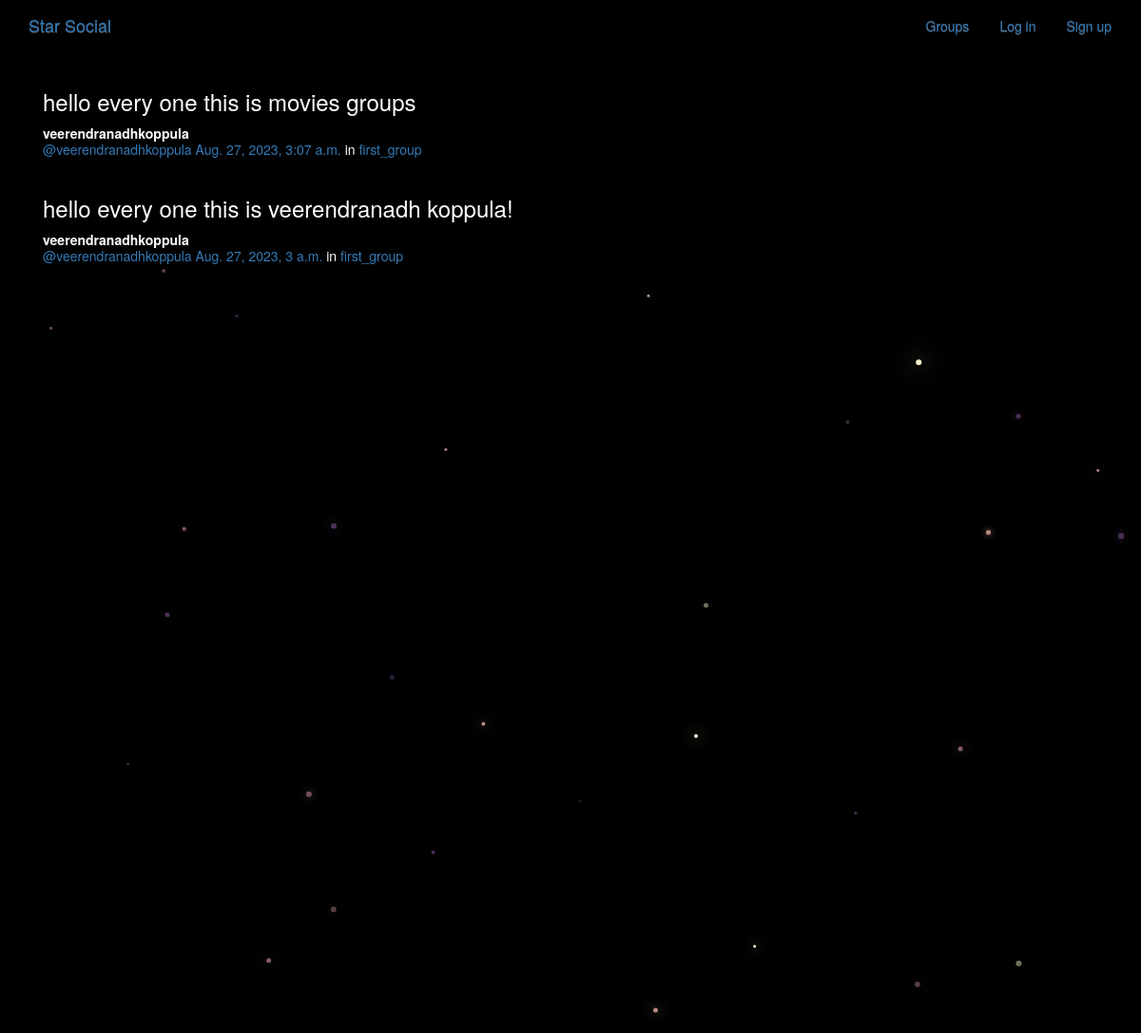
/posts/, run on the app's committed database.
### posts/models.py (models this page shows, shortened)
class Post(models.Model):
    user = models.ForeignKey(User,related_name='posts',on_delete=models.CASCADE)
    created_at = models.DateTimeField(auto_now=True)
    message = models.TextField()
    message_html = models.TextField(editable=False)
    group = models.ForeignKey(Group,related_name='posts',null=True,blank=True,on_delete=models.CASCADE)
    class Meta:
        ordering = ['-created_at']
        unique_together = ['user','message']

### groups/models.py (models this page shows, shortened)
class Group(models.Model):
    name = models.CharField(max_length=255, unique=True)
    slug = models.SlugField(allow_unicode=True, unique=True)
    description = models.TextField(blank=True, default='')
    description_html = models.TextField(editable=False, default='', blank=True)
    members = models.ManyToManyField(User,through="GroupMember")
    class Meta:
        ordering = ["name"]

### posts/views.py (the view)
# urls.py: path('', views.PostList.as_view(), name='all'),
class PostList(generic.ListView):
    model = models.Post
    template_name = "posts/post_list.html"

### posts/templates/posts/post_list.html (shortened to what this page needs)
{% extends "posts/post_base.html" %}
{% load humanize %}
{% block post_content %}
<div class="col-md-8">
	{% for post in post_list %}
  {% include "posts/_post.html" %}
	{% endfor %}
</div>
{% endblock %}

### posts/templates/posts/_post.html (shortened to what this page needs)
<div class="post media">
	<h3>{{ post.message_html|safe }}</h3>
	<div class="media-body">
		<strong>{{ post.user.username }}</strong>
		<h5 class="media-heading">
			<span class="username"><a href="{% url 'posts:for_user' username=post.user.username %}">@{{ post.user.username }}</a></span>
			<time class="time"><a href="{% url 'posts:single' username=post.user.username pk=post.pk %}">{{ post.created_at }}</a></time>
			{% if post.group %}
			<span class="group-name">in <a href="#">{{ post.group.name }}</a></span>
			{% endif %}
		</h5>
	</div>
</div>

### static/simplesocial/css/master.css (style rules this page uses)
body { margin: 0; overflow: hidden; background-color: black; color:white; }

### data on the page
Post: message_html "hello every one this is movies groups", user.username "veerendranadhkoppula", created_at "Aug. 27, 2023, 3:07 a.m.", group.name "first_group"
Post: message_html "hello every one this is veerendranadh koppula!", user.username "veerendranadhkoppula", created_at "Aug. 27, 2023, 3 a.m.", group.name "first_group"
